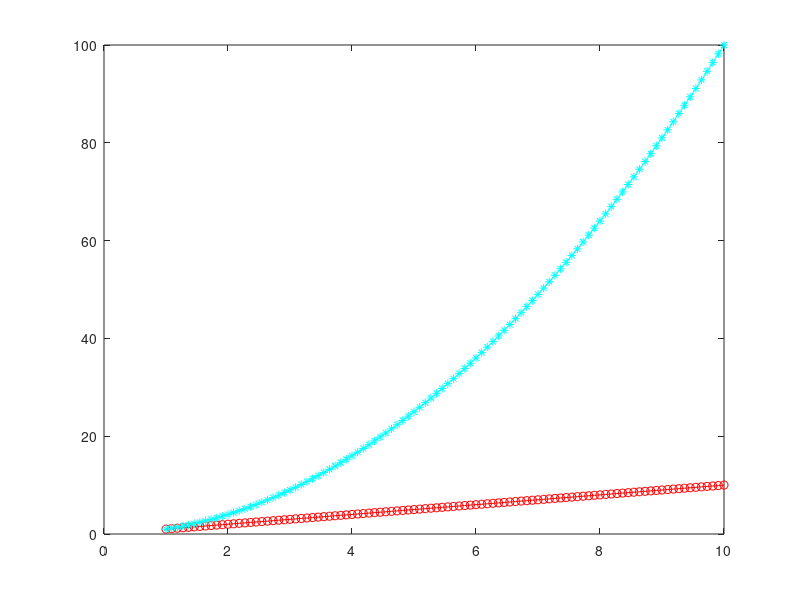
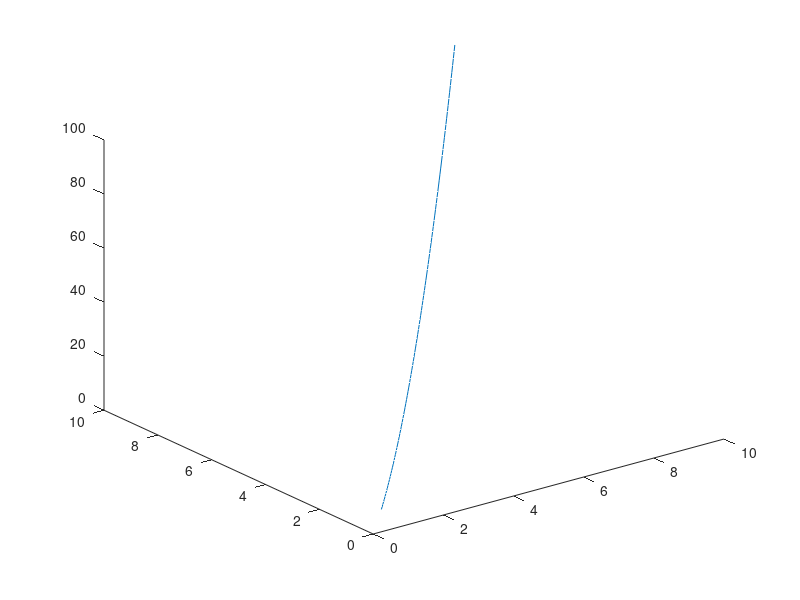

Here is the MATLAB script that generated these plots, in order:
close all %closing all previous windows(plot)
x = linspace(1,10,100);
y = x;
z = x.^2;
plot(x,y,'ro-') %r for red, o for points, - for line
hold on
plot(x,z,'c*-')
figure()  %for new fig window
plot3(x,y,z)
